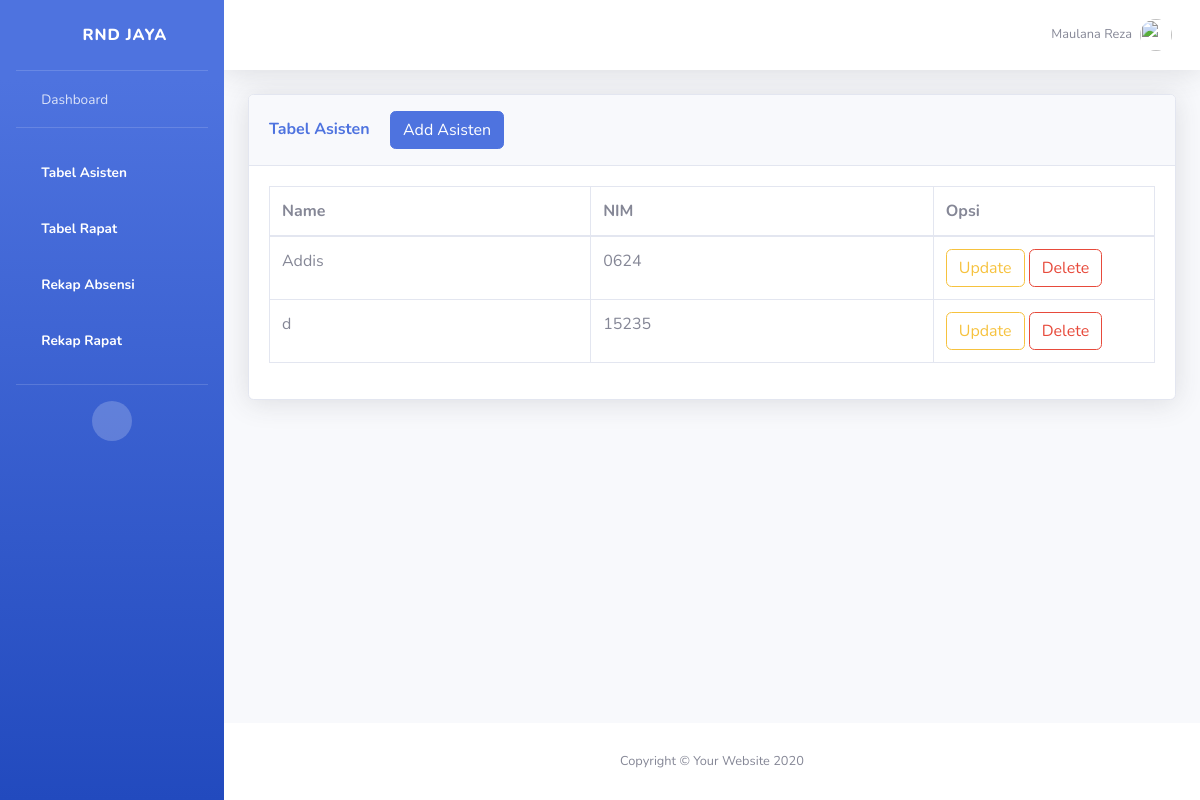
Before: /tablesasisten.html with the older database file.
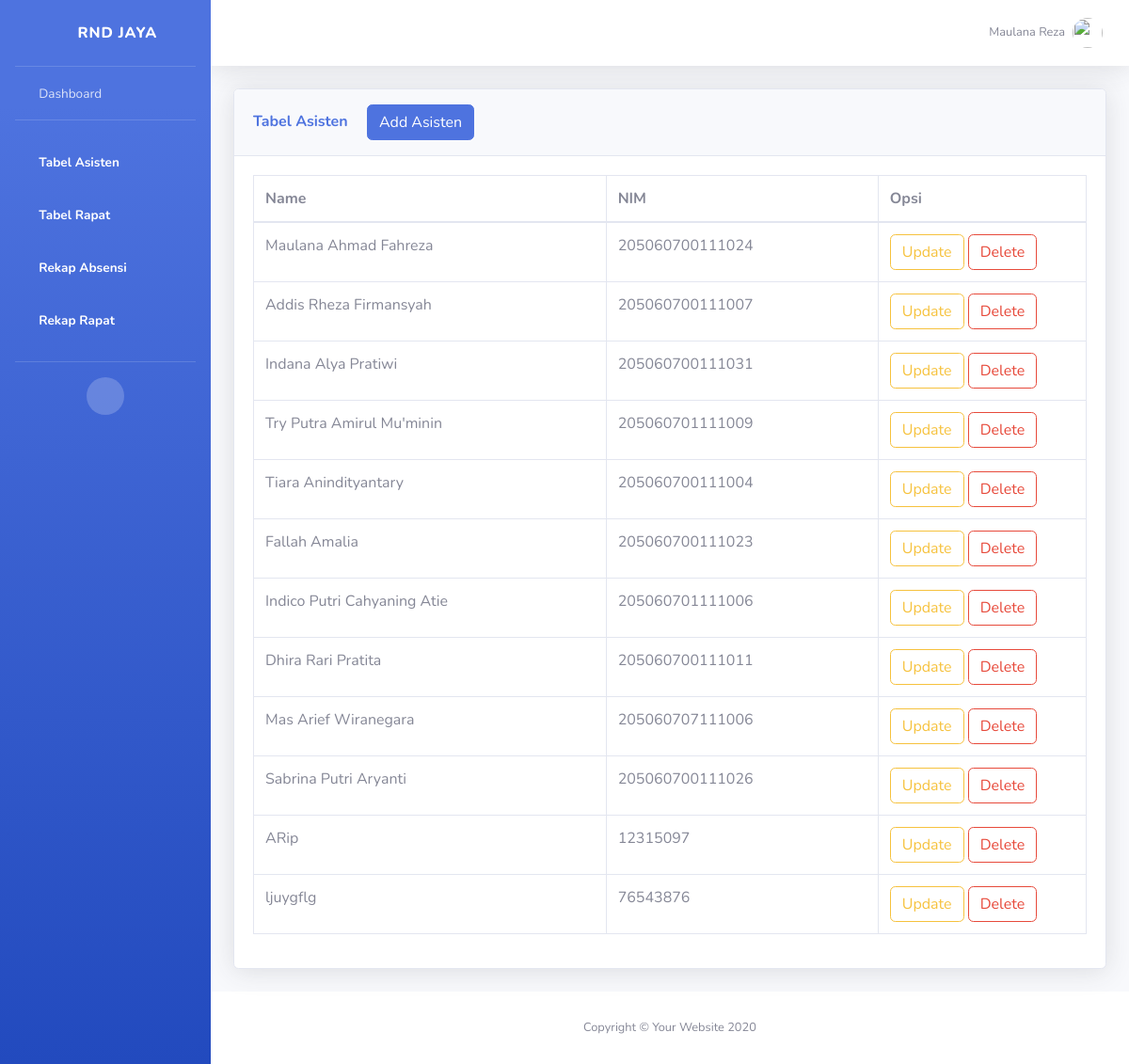
After: the same page with the newer database file.
### notulensi_app/models.py (models this page shows, shortened)
class Asisten(models.Model):
  nim = models.CharField(max_length=30, primary_key=True, null=False)
  nama = models.CharField(max_length=100)

### notulensi_app/views.py (the view)
# urls.py: path('tablesasisten.html', views.tabelasisten, name="tabelasisten"),
def tabelasisten(request):
  if request.method == "POST":
    addnama= request.POST["nama"]
    addnim = request.POST["nim"]
    add_asisten = Asisten(nim=addnim, nama=addnama)
    add_asisten.save()
    return HttpResponseRedirect('tablesasisten.html')
  else:
    asist = Asisten.objects.all()
  return render(request, 'tablesasisten.html', {
    "asisten" : asist
  })

### notulensi_app/templates/tablesasisten.html (shortened to what this page needs)
{%load static%}
<!DOCTYPE html>
<html lang="en">
<head>
    <link href="{% static 'website/vendor/fontawesome-free/css/all.min.css'%}" rel="stylesheet" type="text/css">
    <link href="{% static 'website/css/sb-admin-2.min.css'%}" rel="stylesheet">
    <link href="{% static 'website/vendor/datatables/dataTables.bootstrap4.min.css'%}" rel="stylesheet">
</head>
<body id="page-top">
    <div id="wrapper">
        <ul class="navbar-nav bg-gradient-primary sidebar sidebar-dark accordion" id="accordionSidebar">
            <a class="sidebar-brand d-flex align-items-center justify-content-center" href="index.html">
                <div class="sidebar-brand-icon rotate-n-15">
                    <i class="fas fa-laugh-wink"></i>
                </div>
                <div class="sidebar-brand-text mx-3">RND JAYA</div>
            </a>
            <hr class="sidebar-divider my-0">
            <li class="nav-item">
                <a class="nav-link" href="index.html">
                    <i class="fas fa-fw fa-tachometer-alt"></i>
                    <span>Dashboard</span></a>
            </li>
            <hr class="sidebar-divider">
            <div>
            <li class="nav-item active">
                <a class="nav-link" href="tablesasisten.html">
                    <i class="fas fa-fw fa-table"></i>
                    <span>Tabel Asisten </span></a></li>
            <li class="nav-item active">
                <a class="nav-link" href="tablerapat.html">
                    <i class="fas fa-fw fa-table"></i>
                    <span>Tabel Rapat</span></a>
            </li>
            <li class="nav-item active">
                <a class="nav-link" href="rekapabsen.html">
                    <i class="fas fa-fw fa-table"></i>
                    <span>Rekap Absensi</span></a>
            </li>
            <li class="nav-item active">
                <a class="nav-link" href="rekaprapat.html">
                    <i class="fas fa-fw fa-table"></i>
                    <span>Rekap Rapat</span></a>
            </li>
        </div>
            <hr class="sidebar-divider d-none d-md-block">
            <div class="text-center d-none d-md-inline">
                <button class="rounded-circle border-0" id="sidebarToggle"></button>
            </div>
        </ul>
        <div id="content-wrapper" class="d-flex flex-column">
            <div id="content">
                <nav class="navbar navbar-expand navbar-light bg-white topbar mb-4 static-top shadow">
                    <ul class="navbar-nav ml-auto">
                        <li class="nav-item dropdown no-arrow mx-1">
                            <a class="nav-link dropdown-toggle" href="#" id="alertsDropdown" role="button"
                                data-toggle="dropdown" aria-haspopup="true" aria-expanded="false">
                            </a>
                        </li>
                        <li class="nav-item dropdown no-arrow mx-1">
                            <a class="nav-link dropdown-toggle" href="#" id="messagesDropdown" role="button"
                                data-toggle="dropdown" aria-haspopup="true" aria-expanded="false">
                            </a>
                        </li>
                        <li class="nav-item dropdown no-arrow">
                            <a class="nav-link dropdown-toggle" href="#" id="userDropdown" role="button"
                                data-toggle="dropdown" aria-haspopup="true" aria-expanded="false">
                                <span class="mr-2 d-none d-lg-inline text-gray-600 small">Maulana Reza</span>
                                <img class="img-profile rounded-circle"
                                    src="{% static 'website/img/undraw_profile.jpg'%}">
                            </a>
                        </li>
                    </ul>
                </nav>
                <div class="container-fluid">
                    <div class="card shadow mb-4">
                        <div class="card-header py-3">
                            <h6 class="m-0 font-weight-bold text-primary">Tabel Asisten
                                <button type="button" class="btn btn-primary ml-3" data-toggle="modal" data-target="#asistenmodal">
                                    Add Asisten
                                  </button>  </h6>
                        </div>
                        <div class="card-body">
                            <div class="table-responsive">
                                <table class="table table-bordered" id="dataTable" width="100%" cellspacing="0">
                                    <thead>
                                        <tr>
                                            <th>Name</th>
                                            <th>NIM</th>
                                            <th style="align-items: center;" class="w-25" >Opsi</th>
                                        </tr>
                                    </thead>
                                    <tbody>
                                        {% for user in asisten %}
                                        <tr>
                                            <td> {{ user.nama }} </td>
                                            <td> {{ user.nim }} </td>
                                            <td>
                                                <a href="{% url 'asisten-edit' user.nim %}" class="btn btn-outline-warning">Update</a>
                                                <a href="{% url 'asisten-delete' user.nim %}" class="btn btn-outline-danger">Delete</a>
                                            </td>
                                        </tr>
                                        {% endfor %}
                                    </tbody>
                                </table>
                            </div>
                        </div>
                    </div>
                </div>
            </div>
            <footer class="sticky-footer bg-white">
                <div class="container my-auto">
                    <div class="copyright text-center my-auto">
                        <span>Copyright &copy; Your Website 2020</span>
                    </div>
                </div>
            </footer>
        </div>
    </div>
</body>
</html>

Changed rows visible on the page:
removed Asisten: nama "Addis", nim "0624"
removed Asisten: nama "d", nim "15235"
added Asisten: nama "Maulana Ahmad Fahreza", nim "205060700111024"
added Asisten: nama "Addis Rheza Firmansyah", nim "205060700111007"
added Asisten: nama "Indana Alya Pratiwi", nim "205060700111031"
added Asisten: nama "Try Putra Amirul Mu'minin", nim "205060701111009"
added Asisten: nama "Tiara Anindityantary", nim "205060700111004"
added Asisten: nama "Fallah Amalia", nim "205060700111023"
added Asisten: nama "Indico Putri Cahyaning Atie", nim "205060701111006"
added Asisten: nama "Dhira Rari Pratita", nim "205060700111011"
added Asisten: nama "Mas Arief Wiranegara", nim "205060707111006"
added Asisten: nama "Sabrina Putri Aryanti", nim "205060700111026"
added Asisten: nama "ARip", nim "12315097"
added Asisten: nama "ljuygflg", nim "76543876"
